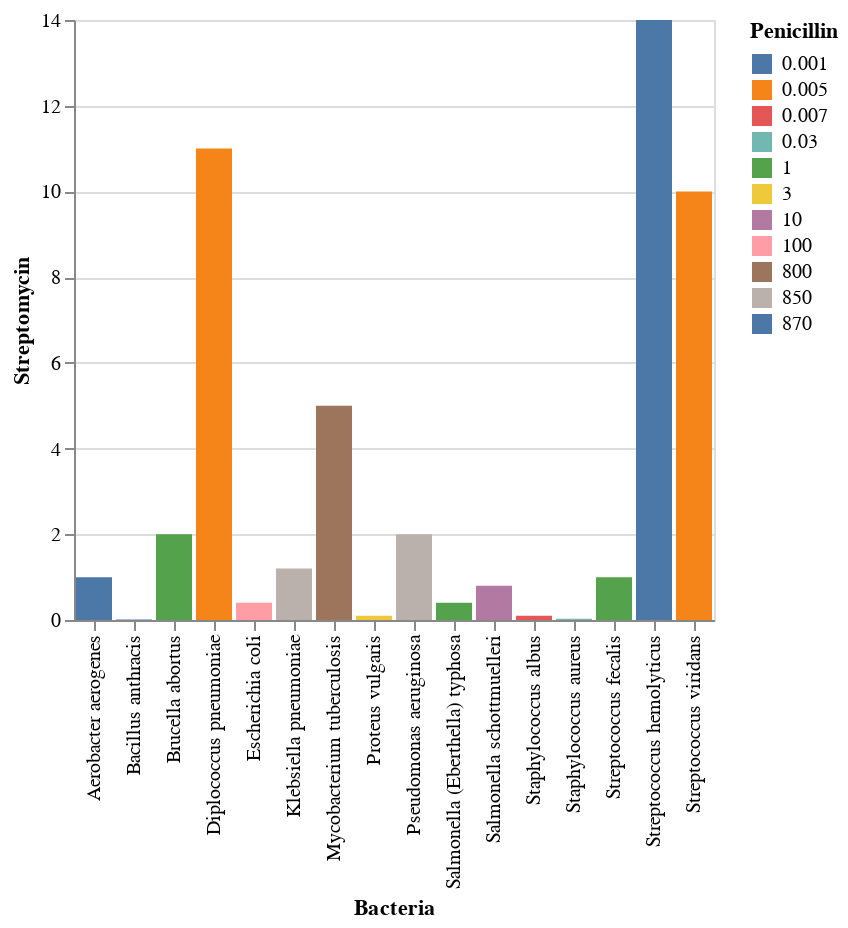

Notebook code cell kept with this figure:
### Markdown cell above
## burtin.json

This dataset was gathered by Will Burtin and is used to explore the effectiveness of various antibiotics in treating a variety of bacterial infections.

### Code cell
source = vega_datasets.burtin()

alt.Chart(source).mark_bar().encode(
    x = "Bacteria",
    y = "Streptomycin",
    color = "Penicillin:N",
    tooltip=("Bacteria", "Penicillin")
)

### Figure 1 — Vega-Lite specification as saved in the notebook (floating-point values rounded to 4 significant figures)
{"config": {"view": {"continuousWidth": 400, "continuousHeight": 300}}, "data": {"name": "data-8833440f737304311e72aeeffd7b9881"}, "mark": "bar", "encoding": {"color": {"field": "Penicillin", "type": "nominal"}, "tooltip": [{"field": "Bacteria", "type": "nominal"}, {"field": "Penicillin", "type": "quantitative"}], "x": {"field": "Bacteria", "type": "nominal"}, "y": {"field": "Streptomycin", "type": "quantitative"}}, "$schema": "https://vega.github.io/schema/vega-lite/v4.17.0.json", "datasets": {"data-8833440f737304311e72aeeffd7b9881": [{"Bacteria": "Aerobacter aerogenes", "Penicillin": 870.0, "Streptomycin": 1.0, "Neomycin": 1.6, "Gram_Staining": "negative", "Genus": "other"}, {"Bacteria": "Bacillus anthracis", "Penicillin": 0.001, "Streptomycin": 0.01, "Neomycin": 0.007, "Gram_Staining": "positive", "Genus": "other"}, {"Bacteria": "Brucella abortus", "Penicillin": 1.0, "Streptomycin": 2.0, "Neomycin": 0.02, "Gram_Staining": "negative", "Genus": "other"}, {"Bacteria": "Diplococcus pneumoniae", "Penicillin": 0.005, "Streptomycin": 11.0, "Neomycin": 10.0, "Gram_Staining": "positive", "Genus": "other"}, {"Bacteria": "Escherichia coli", "Penicillin": 100.0, "Streptomycin": 0.4, "Neomycin": 0.1, "Gram_Staining": "negative", "Genus": "other"}, {"Bacteria": "Klebsiella pneumoniae", "Penicillin": 850.0, "Streptomycin": 1.2, "Neomycin": 1.0, "Gram_Staining": "negative", "Genus": "other"}, {"Bacteria": "Mycobacterium tuberculosis", "Penicillin": 800.0, "Streptomycin": 5.0, "Neomycin": 2.0, "Gram_Staining": "negative", "Genus": "other"}, {"Bacteria": "Proteus vulgaris", "Penicillin": 3.0, "Streptomycin": 0.1, "Neomycin": 0.1, "Gram_Staining": "negative", "Genus": "other"}, {"Bacteria": "Pseudomonas aeruginosa", "Penicillin": 850.0, "Streptomycin": 2.0, "Neomycin": 0.4, "Gram_Staining": "negative", "Genus": "other"}, {"Bacteria": "Salmonella (Eberthella) typhosa", "Penicillin": 1.0, "Streptomycin": 0.4, "Neomycin": 0.008, "Gram_Staining": "negative", "Genus": "Salmonella"}, {"Bacteria": "Salmonella schottmuelleri", "Penicillin": 10.0, "Streptomycin": 0.8, "Neomycin": 0.09, "Gram_Staining": "negative", "Genus": "Salmonella"}, {"Bacteria": "Staphylococcus albus", "Penicillin": 0.007, "Streptomycin": 0.1, "Neomycin": 0.001, "Gram_Staining": "positive", "Genus": "Staphylococcus"}, {"Bacteria": "Staphylococcus aureus", "Penicillin": 0.03, "Streptomycin": 0.03, "Neomycin": 0.001, "Gram_Staining": "positive", "Genus": "Staphylococcus"}, {"Bacteria": "Streptococcus fecalis", "Penicillin": 1.0, "Streptomycin": 1.0, "Neomycin": 0.1, "Gram_Staining": "positive", "Genus": "Streptococcus"}, {"Bacteria": "Streptococcus hemolyticus", "Penicillin": 0.001, "Streptomycin": 14.0, "Neomycin": 10.0, "Gram_Staining": "positive", "Genus": "Streptococcus"}, {"Bacteria": "Streptococcus viridans", "Penicillin": 0.005, "Streptomycin": 10.0, "Neomycin": 40.0, "Gram_Staining": "positive", "Genus": "Streptococcus"}]}}
